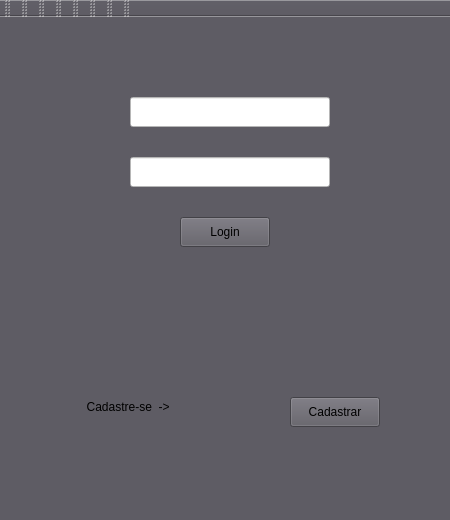
<?xml version="1.0" encoding="UTF-8"?>
<ui version="4.0">
 <class>MainWindow</class>
 <widget class="QMainWindow" name="MainWindow">
  <property name="geometry">
   <rect>
    <x>0</x>
    <y>0</y>
    <width>450</width>
    <height>520</height>
   </rect>
  </property>
  <property name="cursor">
   <cursorShape>OpenHandCursor</cursorShape>
  </property>
  <property name="windowTitle">
   <string>Login</string>
  </property>
  <property name="styleSheet">
   <string notr="true">background-color: rgb(94, 92, 100);

</string>
  </property>
  <widget class="QWidget" name="centralwidget">
   <widget class="QPushButton" name="pushButton">
    <property name="geometry">
     <rect>
      <x>180</x>
      <y>200</y>
      <width>90</width>
      <height>30</height>
     </rect>
    </property>
    <property name="text">
     <string>Login</string>
    </property>
   </widget>
   <widget class="QLineEdit" name="lineEdit">
    <property name="geometry">
     <rect>
      <x>130</x>
      <y>80</y>
      <width>200</width>
      <height>30</height>
     </rect>
    </property>
    <property name="styleSheet">
     <string notr="true">background-color: rgb(255, 255, 255);</string>
    </property>
   </widget>
   <widget class="QLineEdit" name="lineEdit_2">
    <property name="geometry">
     <rect>
      <x>130</x>
      <y>140</y>
      <width>200</width>
      <height>30</height>
     </rect>
    </property>
    <property name="styleSheet">
     <string notr="true">background-color: rgb(255, 255, 255);</string>
    </property>
   </widget>
   <widget class="QPushButton" name="pushButton_2">
    <property name="geometry">
     <rect>
      <x>290</x>
      <y>380</y>
      <width>90</width>
      <height>30</height>
     </rect>
    </property>
    <property name="text">
     <string>Cadastrar</string>
    </property>
   </widget>
   <widget class="QLabel" name="label">
    <property name="geometry">
     <rect>
      <x>50</x>
      <y>370</y>
      <width>171</width>
      <height>40</height>
     </rect>
    </property>
    <property name="text">
     <string>           Cadastre-se  -&gt;</string>
    </property>
   </widget>
   <widget class="QLabel" name="label_2">
    <property name="geometry">
     <rect>
      <x>130</x>
      <y>180</y>
      <width>201</width>
      <height>17</height>
     </rect>
    </property>
    <property name="styleSheet">
     <string notr="true">font: 25 italic 11pt &quot;Ubuntu&quot;;
color: rgb(249, 240, 107);</string>
    </property>
    <property name="text">
     <string/>
    </property>
   </widget>
   <widget class="QLabel" name="label_3">
    <property name="geometry">
     <rect>
      <x>90</x>
      <y>80</y>
      <width>31</width>
      <height>20</height>
     </rect>
    </property>
    <property name="text">
     <string/>
    </property>
    <property name="pixmap">
     <pixmap>19339625881548233621-20.png</pixmap>
    </property>
   </widget>
   <widget class="QLabel" name="label_4">
    <property name="geometry">
     <rect>
      <x>90</x>
      <y>140</y>
      <width>21</width>
      <height>20</height>
     </rect>
    </property>
    <property name="text">
     <string/>
    </property>
    <property name="pixmap">
     <pixmap>13598946871548336153-20.png</pixmap>
    </property>
   </widget>
   <zorder>label_3</zorder>
   <zorder>pushButton</zorder>
   <zorder>lineEdit</zorder>
   <zorder>lineEdit_2</zorder>
   <zorder>pushButton_2</zorder>
   <zorder>label</zorder>
   <zorder>label_2</zorder>
   <zorder>label_4</zorder>
  </widget>
  <widget class="QMenuBar" name="menubar">
   <property name="geometry">
    <rect>
     <x>0</x>
     <y>0</y>
     <width>450</width>
     <height>22</height>
    </rect>
   </property>
  </widget>
  <widget class="QStatusBar" name="statusbar"/>
  <widget class="QToolBar" name="toolBar">
   <property name="windowTitle">
    <string>toolBar</string>
   </property>
   <attribute name="toolBarArea">
    <enum>TopToolBarArea</enum>
   </attribute>
   <attribute name="toolBarBreak">
    <bool>false</bool>
   </attribute>
  </widget>
  <widget class="QToolBar" name="toolBar_2">
   <property name="windowTitle">
    <string>toolBar_2</string>
   </property>
   <attribute name="toolBarArea">
    <enum>TopToolBarArea</enum>
   </attribute>
   <attribute name="toolBarBreak">
    <bool>false</bool>
   </attribute>
  </widget>
  <widget class="QToolBar" name="toolBar_3">
   <property name="windowTitle">
    <string>toolBar_3</string>
   </property>
   <attribute name="toolBarArea">
    <enum>TopToolBarArea</enum>
   </attribute>
   <attribute name="toolBarBreak">
    <bool>false</bool>
   </attribute>
  </widget>
  <widget class="QToolBar" name="toolBar_4">
   <property name="windowTitle">
    <string>toolBar_4</string>
   </property>
   <attribute name="toolBarArea">
    <enum>TopToolBarArea</enum>
   </attribute>
   <attribute name="toolBarBreak">
    <bool>false</bool>
   </attribute>
  </widget>
  <widget class="QToolBar" name="toolBar_5">
   <property name="windowTitle">
    <string>toolBar_5</string>
   </property>
   <attribute name="toolBarArea">
    <enum>TopToolBarArea</enum>
   </attribute>
   <attribute name="toolBarBreak">
    <bool>false</bool>
   </attribute>
  </widget>
  <widget class="QToolBar" name="toolBar_6">
   <property name="windowTitle">
    <string>toolBar_6</string>
   </property>
   <attribute name="toolBarArea">
    <enum>TopToolBarArea</enum>
   </attribute>
   <attribute name="toolBarBreak">
    <bool>false</bool>
   </attribute>
  </widget>
  <widget class="QToolBar" name="toolBar_7">
   <property name="windowTitle">
    <string>toolBar_7</string>
   </property>
   <attribute name="toolBarArea">
    <enum>TopToolBarArea</enum>
   </attribute>
   <attribute name="toolBarBreak">
    <bool>false</bool>
   </attribute>
  </widget>
  <widget class="QToolBar" name="toolBar_8">
   <property name="windowTitle">
    <string>toolBar_8</string>
   </property>
   <attribute name="toolBarArea">
    <enum>TopToolBarArea</enum>
   </attribute>
   <attribute name="toolBarBreak">
    <bool>false</bool>
   </attribute>
  </widget>
 </widget>
 <resources/>
 <connections/>
</ui>
